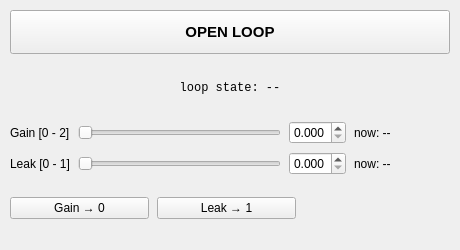
<?xml version="1.0" encoding="UTF-8"?>
<ui version="4.0">
 <class>MainWindow</class>
 <widget class="QMainWindow" name="MainWindow">
  <property name="geometry">
   <rect>
    <x>0</x>
    <y>0</y>
    <width>460</width>
    <height>250</height>
   </rect>
  </property>
  <property name="windowTitle">
   <string>daoLoopCtrl</string>
  </property>
  <widget class="QWidget" name="centralwidget">
   <layout class="QVBoxLayout" name="verticalLayout">
    <property name="spacing">
     <number>8</number>
    </property>
    <property name="leftMargin">
     <number>10</number>
    </property>
    <property name="topMargin">
     <number>10</number>
    </property>
    <property name="rightMargin">
     <number>10</number>
    </property>
    <property name="bottomMargin">
     <number>10</number>
    </property>

    <item>
     <widget class="QPushButton" name="loopButton">
      <property name="minimumSize">
       <size>
        <width>0</width>
        <height>44</height>
       </size>
      </property>
      <property name="text">
       <string>OPEN LOOP</string>
      </property>
      <property name="checkable">
       <bool>true</bool>
      </property>
      <property name="styleSheet">
       <string notr="true">font-size: 15px; font-weight: bold;</string>
      </property>
     </widget>
    </item>

    <item>
     <widget class="QLabel" name="statusLabel">
      <property name="text">
       <string>loop state: --</string>
      </property>
      <property name="styleSheet">
       <string notr="true">font-family: monospace;</string>
      </property>
      <property name="alignment">
       <set>Qt::AlignHCenter|Qt::AlignVCenter</set>
      </property>
     </widget>
    </item>

    <item>
     <layout class="QGridLayout" name="gridLayout">
      <property name="horizontalSpacing">
       <number>8</number>
      </property>

      <item row="0" column="0">
       <widget class="QLabel" name="gainLabel">
        <property name="text">
         <string>Gain [0 - 2]</string>
        </property>
       </widget>
      </item>
      <item row="0" column="1">
       <widget class="QSlider" name="gainSlider">
        <property name="minimum">
         <number>0</number>
        </property>
        <property name="maximum">
         <number>2000</number>
        </property>
        <property name="orientation">
         <enum>Qt::Horizontal</enum>
        </property>
       </widget>
      </item>
      <item row="0" column="2">
       <widget class="QDoubleSpinBox" name="gainSpin">
        <property name="decimals">
         <number>3</number>
        </property>
        <property name="minimum">
         <double>0.000000000000000</double>
        </property>
        <property name="maximum">
         <double>2.000000000000000</double>
        </property>
        <property name="singleStep">
         <double>0.010000000000000</double>
        </property>
       </widget>
      </item>
      <item row="0" column="3">
       <widget class="QLabel" name="gainNowLabel">
        <property name="minimumSize">
         <size>
          <width>96</width>
          <height>0</height>
         </size>
        </property>
        <property name="text">
         <string>now: --</string>
        </property>
       </widget>
      </item>

      <item row="1" column="0">
       <widget class="QLabel" name="leakLabel">
        <property name="text">
         <string>Leak [0 - 1]</string>
        </property>
       </widget>
      </item>
      <item row="1" column="1">
       <widget class="QSlider" name="leakSlider">
        <property name="minimum">
         <number>0</number>
        </property>
        <property name="maximum">
         <number>1000</number>
        </property>
        <property name="orientation">
         <enum>Qt::Horizontal</enum>
        </property>
       </widget>
      </item>
      <item row="1" column="2">
       <widget class="QDoubleSpinBox" name="leakSpin">
        <property name="decimals">
         <number>3</number>
        </property>
        <property name="minimum">
         <double>0.000000000000000</double>
        </property>
        <property name="maximum">
         <double>1.000000000000000</double>
        </property>
        <property name="singleStep">
         <double>0.010000000000000</double>
        </property>
       </widget>
      </item>
      <item row="1" column="3">
       <widget class="QLabel" name="leakNowLabel">
        <property name="text">
         <string>now: --</string>
        </property>
       </widget>
      </item>
     </layout>
    </item>

    <item>
     <layout class="QHBoxLayout" name="buttonRow">
      <item>
       <widget class="QPushButton" name="zeroGainButton">
        <property name="text">
         <string>Gain → 0</string>
        </property>
       </widget>
      </item>
      <item>
       <widget class="QPushButton" name="fullLeakButton">
        <property name="text">
         <string>Leak → 1</string>
        </property>
       </widget>
      </item>
      <item>
       <spacer name="buttonSpacer">
        <property name="orientation">
         <enum>Qt::Horizontal</enum>
        </property>
       </spacer>
      </item>
      <item>
       <widget class="QLabel" name="freqLabel">
        <property name="text">
         <string/>
        </property>
       </widget>
      </item>
     </layout>
    </item>

    <item>
     <spacer name="verticalSpacer">
      <property name="orientation">
       <enum>Qt::Vertical</enum>
      </property>
     </spacer>
    </item>
   </layout>
  </widget>
 </widget>
 <resources/>
 <connections/>
</ui>
